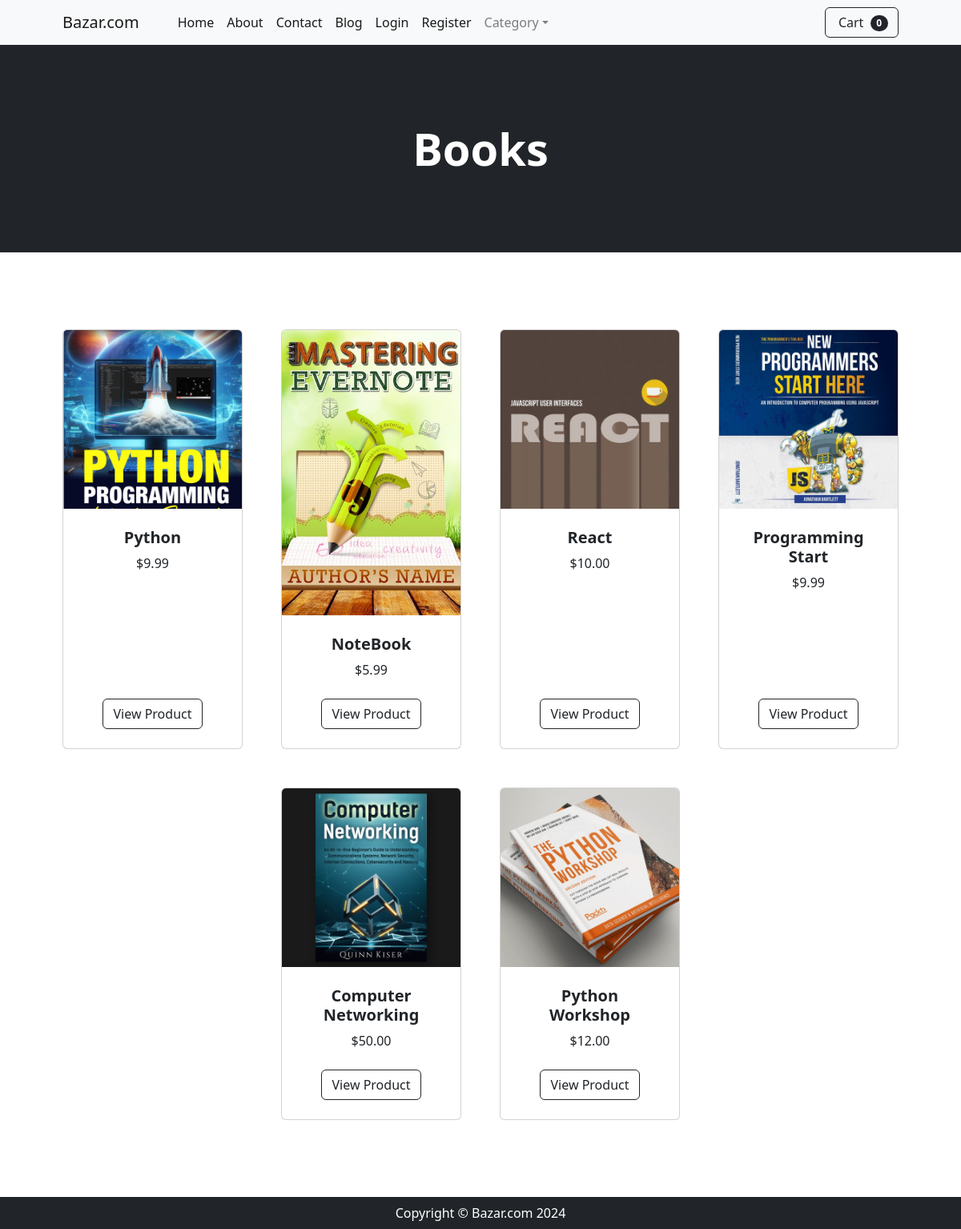
Screenshot of /category/Books/ with the database file from the repository.
### store/models.py (models this page shows, shortened)
class  Category(models.Model):
    name = models.CharField(max_length=255)
    def __str__(self):
        return self.name
    class Meta:
        verbose_name_plural = 'categories'

class  Product(models.Model):
    name = models.CharField(max_length=255)
    price = models.DecimalField(default=0, decimal_places=2, max_digits=6)
    category = models.ForeignKey(Category, on_delete=models.CASCADE, default=1)
    description = models.CharField(max_length=250, default='', blank=True)
    image = models.ImageField(upload_to='products_images/')
    is_sale = models.BooleanField(default=False)
    sale_price = models.DecimalField(default=0, decimal_places=2, max_digits=6)

### store/views.py (the view)
# urls.py: path('category/<str:category_name>/', views.category_view, name='category'),
def category_view(request, category_name):
    category = get_object_or_404(Category, name=category_name)
    products = Product.objects.filter(category=category)
    return render(request, 'category.html', {'category': category, 'products': products})

### cart/cart.py (called while the page is built)
    def __len__(self):
        return len(self.cart)

### cart/context_processors.py (called while the page is built)
def cart(request):
    return {'cart': Cart(request)}

### store/templates/category.html
{% extends 'base.html' %}
{% block content %}
        <header class="bg-dark py-5">
            <div class="container px-4 px-lg-5 my-5">
                <div class="text-center text-white">
                    <h1 class="display-4 fw-bolder">{{ category }}</h1>
                </div>
            </div>
        </header>
        <section class="py-5">
            <div class="container px-4 px-lg-5 mt-5">
                <div class="row gx-4 gx-lg-5 row-cols-2 row-cols-md-3 row-cols-xl-4 justify-content-center">
                   {% for product in products %}
                   {% if product.is_sale %}
                    <div class="col mb-5">
                        <div class="card h-100">
                            <div class="badge-wrapper">
                                <div class="badge bg-danger text-white position-absolute" style="top: .5rem; right: 0.5rem;">
                                    Sale
                                </div>
                            </div>
                            <img class="card-img-top" src="{{ product.image.url }}" alt=" " />
                            <div class="card-body p-4">
                                <div class="text-center">
                                    <h5 class="fw-bolder">{{ product.name}}</h5>
                                     <strike>${{ product.price }}</strike>
                                    &nbsp; ${{ product.sale_price }}
                                </div>
                            </div>
                            <div class="card-footer p-4 pt-0 border-top-0 bg-transparent">
                                <div class="text-center"><a class="btn btn-outline-dark mt-auto" href=" {% url 'product' product.id %} ">View Product</a></div>
                            </div>
                        </div>
                    </div>
                    {% else %}
                    <div class="col mb-5">
                        <div class="card h-100">
                            <img class="card-img-top" src="{{ product.image.url }}" alt=" " />
                            <div class="card-body p-4">
                                <div class="text-center">
                                    <h5 class="fw-bolder">{{ product.name}}</h5>
                                    ${{ product.price}}
                                </div>
                            </div>
                            <div class="card-footer p-4 pt-0 border-top-0 bg-transparent">
                                <div class="text-center"><a class="btn btn-outline-dark mt-auto" href=" {% url 'product' product.id %} ">View Product</a></div>
                            </div>
                        </div>
                    </div>
                    {% endif %}
                    {% endfor %}
                </div>
            </div>
        </section>
{% endblock %}

### rows the page displays
Category: name "Books"
Product: image (picture), name "Python", price "9.99"
Product: image (picture), name "NoteBook", price "5.99"
Product: image (picture), name "React", price "10.00"
Product: image (picture), name "Programming Start", price "9.99"
Product: image (picture), name "Computer Networking", price "50.00"
Product: image (picture), name "Python Workshop", price "12.00"

### other values shown
{{ cart|length }} "0"
